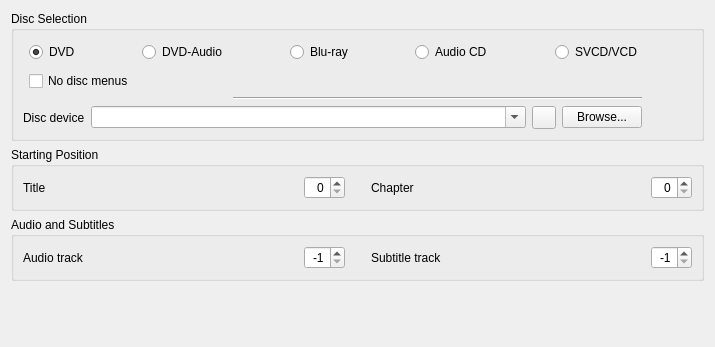
<?xml version="1.0" encoding="UTF-8"?>
<ui version="4.0">
 <author>Jean-Baptiste Kempf</author>
 <class>OpenDisk</class>
 <widget class="QWidget" name="OpenDisk">
  <property name="geometry">
   <rect>
    <x>0</x>
    <y>0</y>
    <width>715</width>
    <height>347</height>
   </rect>
  </property>
  <property name="minimumSize">
   <size>
    <width>500</width>
    <height>0</height>
   </size>
  </property>
  <property name="windowTitle">
   <string>Form</string>
  </property>
  <layout class="QVBoxLayout" name="verticalLayout">
   <item>
    <widget class="QGroupBox" name="diskGroupBox">
     <property name="sizePolicy">
      <sizepolicy hsizetype="Preferred" vsizetype="Minimum">
       <horstretch>0</horstretch>
       <verstretch>0</verstretch>
      </sizepolicy>
     </property>
     <property name="title">
      <string>Disc Selection</string>
     </property>
     <layout class="QGridLayout" name="gridLayout">
      <item row="0" column="1">
       <widget class="QRadioButton" name="dvdRadioButton">
        <property name="layoutDirection">
         <enum>Qt::LayoutDirection::LeftToRight</enum>
        </property>
        <property name="text">
         <string>DVD</string>
        </property>
        <property name="checked">
         <bool>true</bool>
        </property>
       </widget>
      </item>
      <item row="0" column="6">
       <spacer>
        <property name="orientation">
         <enum>Qt::Orientation::Horizontal</enum>
        </property>
        <property name="sizeHint" stdset="0">
         <size>
          <width>16</width>
          <height>25</height>
         </size>
        </property>
       </spacer>
      </item>
      <item row="0" column="3">
       <widget class="QRadioButton" name="dvdaRadioButton">
        <property name="text">
         <string>DVD-Audio</string>
        </property>
       </widget>
      </item>
      <item row="0" column="7">
       <widget class="QRadioButton" name="audioCDRadioButton">
        <property name="text">
         <string>Audio CD</string>
        </property>
       </widget>
      </item>
      <item row="4" column="0" colspan="10">
       <layout class="QHBoxLayout" name="horizontalLayout_5">
        <item>
         <widget class="QLabel" name="deviceLabel">
          <property name="text">
           <string>Disc device</string>
          </property>
          <property name="buddy">
           <cstring>deviceCombo</cstring>
          </property>
         </widget>
        </item>
        <item>
         <widget class="QComboBox" name="deviceCombo">
          <property name="sizePolicy">
           <sizepolicy hsizetype="MinimumExpanding" vsizetype="Fixed">
            <horstretch>0</horstretch>
            <verstretch>0</verstretch>
           </sizepolicy>
          </property>
          <property name="editable">
           <bool>true</bool>
          </property>
         </widget>
        </item>
        <item>
         <widget class="QToolButton" name="ejectButton">
          <property name="sizePolicy">
           <sizepolicy hsizetype="Fixed" vsizetype="Minimum">
            <horstretch>0</horstretch>
            <verstretch>0</verstretch>
           </sizepolicy>
          </property>
          <property name="toolTip">
           <string>Eject the disc</string>
          </property>
         </widget>
        </item>
        <item>
         <widget class="QPushButton" name="browseDiscButton">
          <property name="sizePolicy">
           <sizepolicy hsizetype="Maximum" vsizetype="Fixed">
            <horstretch>0</horstretch>
            <verstretch>0</verstretch>
           </sizepolicy>
          </property>
          <property name="text">
           <string>Browse...</string>
          </property>
         </widget>
        </item>
       </layout>
      </item>
      <item row="0" column="8">
       <spacer>
        <property name="orientation">
         <enum>Qt::Orientation::Horizontal</enum>
        </property>
        <property name="sizeHint" stdset="0">
         <size>
          <width>20</width>
          <height>20</height>
         </size>
        </property>
       </spacer>
      </item>
      <item row="0" column="9">
       <widget class="QRadioButton" name="vcdRadioButton">
        <property name="text">
         <string>SVCD/VCD</string>
        </property>
       </widget>
      </item>
      <item row="0" column="10">
       <spacer>
        <property name="orientation">
         <enum>Qt::Orientation::Horizontal</enum>
        </property>
        <property name="sizeHint" stdset="0">
         <size>
          <width>31</width>
          <height>25</height>
         </size>
        </property>
       </spacer>
      </item>
      <item row="3" column="4" colspan="6">
       <widget class="Line" name="line">
        <property name="orientation">
         <enum>Qt::Orientation::Horizontal</enum>
        </property>
       </widget>
      </item>
      <item row="0" column="5">
       <widget class="QRadioButton" name="bdRadioButton">
        <property name="text">
         <string>Blu-ray</string>
        </property>
       </widget>
      </item>
      <item row="2" column="1" colspan="5">
       <widget class="QCheckBox" name="dvdsimple">
        <property name="toolTip">
         <string>Disable Disc Menus</string>
        </property>
        <property name="text">
         <string>No disc menus</string>
        </property>
       </widget>
      </item>
      <item row="0" column="2">
       <spacer>
        <property name="orientation">
         <enum>Qt::Orientation::Horizontal</enum>
        </property>
        <property name="sizeHint" stdset="0">
         <size>
          <width>20</width>
          <height>20</height>
         </size>
        </property>
       </spacer>
      </item>
      <item row="0" column="4">
       <spacer name="horizontalSpacer_3">
        <property name="orientation">
         <enum>Qt::Orientation::Horizontal</enum>
        </property>
        <property name="sizeHint" stdset="0">
         <size>
          <width>40</width>
          <height>20</height>
         </size>
        </property>
       </spacer>
      </item>
     </layout>
    </widget>
   </item>
   <item>
    <widget class="QGroupBox" name="diskOptionBox">
     <property name="title">
      <string>Starting Position</string>
     </property>
     <layout class="QHBoxLayout" name="horizontalLayout">
      <item>
       <widget class="QLabel" name="titleLabel">
        <property name="text">
         <string>Title</string>
        </property>
        <property name="buddy">
         <cstring>titleSpin</cstring>
        </property>
       </widget>
      </item>
      <item>
       <widget class="QSpinBox" name="titleSpin">
        <property name="sizePolicy">
         <sizepolicy hsizetype="Maximum" vsizetype="Fixed">
          <horstretch>0</horstretch>
          <verstretch>0</verstretch>
         </sizepolicy>
        </property>
        <property name="autoFillBackground">
         <bool>false</bool>
        </property>
        <property name="alignment">
         <set>Qt::AlignmentFlag::AlignRight</set>
        </property>
        <property name="value">
         <number>0</number>
        </property>
       </widget>
      </item>
      <item>
       <spacer name="horizontalSpacer">
        <property name="orientation">
         <enum>Qt::Orientation::Horizontal</enum>
        </property>
        <property name="sizeType">
         <enum>QSizePolicy::Policy::Fixed</enum>
        </property>
        <property name="sizeHint" stdset="0">
         <size>
          <width>20</width>
          <height>20</height>
         </size>
        </property>
       </spacer>
      </item>
      <item>
       <widget class="QLabel" name="chapterLabel">
        <property name="text">
         <string>Chapter</string>
        </property>
        <property name="buddy">
         <cstring>chapterSpin</cstring>
        </property>
       </widget>
      </item>
      <item>
       <widget class="QSpinBox" name="chapterSpin">
        <property name="sizePolicy">
         <sizepolicy hsizetype="Maximum" vsizetype="Fixed">
          <horstretch>0</horstretch>
          <verstretch>0</verstretch>
         </sizepolicy>
        </property>
        <property name="alignment">
         <set>Qt::AlignmentFlag::AlignRight</set>
        </property>
       </widget>
      </item>
     </layout>
    </widget>
   </item>
   <item>
    <widget class="QGroupBox" name="diskOptionBox_2">
     <property name="title">
      <string>Audio and Subtitles</string>
     </property>
     <layout class="QGridLayout" name="gridLayout_2">
      <item row="0" column="0">
       <widget class="QLabel" name="audioLabel">
        <property name="text">
         <string>Audio track</string>
        </property>
        <property name="buddy">
         <cstring>audioSpin</cstring>
        </property>
       </widget>
      </item>
      <item row="0" column="1">
       <widget class="QSpinBox" name="audioSpin">
        <property name="sizePolicy">
         <sizepolicy hsizetype="Maximum" vsizetype="Fixed">
          <horstretch>0</horstretch>
          <verstretch>0</verstretch>
         </sizepolicy>
        </property>
        <property name="alignment">
         <set>Qt::AlignmentFlag::AlignRight</set>
        </property>
        <property name="minimum">
         <number>-1</number>
        </property>
        <property name="maximum">
         <number>10</number>
        </property>
        <property name="value">
         <number>-1</number>
        </property>
       </widget>
      </item>
      <item row="0" column="2">
       <spacer name="horizontalSpacer_2">
        <property name="orientation">
         <enum>Qt::Orientation::Horizontal</enum>
        </property>
        <property name="sizeType">
         <enum>QSizePolicy::Policy::Fixed</enum>
        </property>
        <property name="sizeHint" stdset="0">
         <size>
          <width>20</width>
          <height>20</height>
         </size>
        </property>
       </spacer>
      </item>
      <item row="0" column="3">
       <widget class="QLabel" name="subtitlesLabel">
        <property name="text">
         <string>Subtitle track</string>
        </property>
        <property name="buddy">
         <cstring>subtitlesSpin</cstring>
        </property>
       </widget>
      </item>
      <item row="0" column="4">
       <widget class="QSpinBox" name="subtitlesSpin">
        <property name="sizePolicy">
         <sizepolicy hsizetype="Maximum" vsizetype="Fixed">
          <horstretch>0</horstretch>
          <verstretch>0</verstretch>
         </sizepolicy>
        </property>
        <property name="autoFillBackground">
         <bool>false</bool>
        </property>
        <property name="alignment">
         <set>Qt::AlignmentFlag::AlignRight</set>
        </property>
        <property name="suffix">
         <string/>
        </property>
        <property name="minimum">
         <number>-1</number>
        </property>
        <property name="maximum">
         <number>31</number>
        </property>
        <property name="value">
         <number>-1</number>
        </property>
       </widget>
      </item>
     </layout>
    </widget>
   </item>
   <item>
    <spacer>
     <property name="orientation">
      <enum>Qt::Orientation::Vertical</enum>
     </property>
     <property name="sizeType">
      <enum>QSizePolicy::Policy::MinimumExpanding</enum>
     </property>
     <property name="sizeHint" stdset="0">
      <size>
       <width>181</width>
       <height>0</height>
      </size>
     </property>
    </spacer>
   </item>
  </layout>
 </widget>
 <tabstops>
  <tabstop>dvdRadioButton</tabstop>
  <tabstop>dvdaRadioButton</tabstop>
  <tabstop>bdRadioButton</tabstop>
  <tabstop>audioCDRadioButton</tabstop>
  <tabstop>vcdRadioButton</tabstop>
  <tabstop>dvdsimple</tabstop>
  <tabstop>deviceCombo</tabstop>
  <tabstop>ejectButton</tabstop>
  <tabstop>browseDiscButton</tabstop>
  <tabstop>titleSpin</tabstop>
  <tabstop>chapterSpin</tabstop>
  <tabstop>audioSpin</tabstop>
  <tabstop>subtitlesSpin</tabstop>
 </tabstops>
 <resources>
  <include location="../../heimdall.qrc"/>
 </resources>
 <connections/>
</ui>
